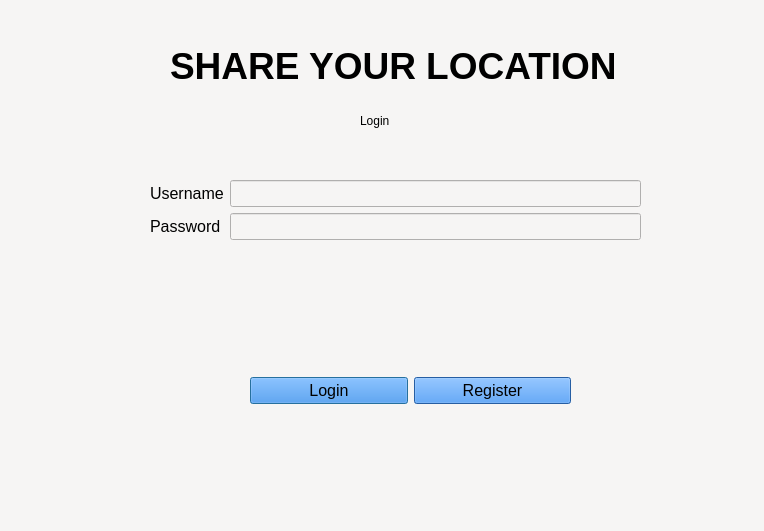
<?xml version="1.0" encoding="UTF-8"?>
<ui version="4.0">
 <class>loginForm</class>
 <widget class="QDialog" name="loginForm">
  <property name="geometry">
   <rect>
    <x>0</x>
    <y>0</y>
    <width>764</width>
    <height>531</height>
   </rect>
  </property>
  <property name="windowTitle">
   <string>Share your location - Log In</string>
  </property>
  <property name="styleSheet">
   <string notr="true">background-color: rgb(246, 245, 244);</string>
  </property>
  <widget class="QLabel" name="label">
   <property name="geometry">
    <rect>
     <x>360</x>
     <y>100</y>
     <width>81</width>
     <height>41</height>
    </rect>
   </property>
   <property name="styleSheet">
    <string notr="true">font: 700 24pt &quot;Ubuntu Condensed&quot;;</string>
   </property>
   <property name="text">
    <string>Login</string>
   </property>
  </widget>
  <widget class="QLabel" name="title">
   <property name="geometry">
    <rect>
     <x>170</x>
     <y>50</y>
     <width>451</width>
     <height>31</height>
    </rect>
   </property>
   <property name="font">
    <font>
     <family>Ubuntu</family>
     <pointsize>28</pointsize>
     <weight>75</weight>
     <bold>true</bold>
    </font>
   </property>
   <property name="text">
    <string>SHARE YOUR LOCATION</string>
   </property>
  </widget>
  <widget class="QWidget" name="horizontalLayoutWidget">
   <property name="geometry">
    <rect>
     <x>250</x>
     <y>350</y>
     <width>321</width>
     <height>81</height>
    </rect>
   </property>
   <layout class="QHBoxLayout" name="horizontalLayout">
    <item>
     <widget class="QPushButton" name="login_btn">
      <property name="font">
       <font>
        <pointsize>12</pointsize>
       </font>
      </property>
      <property name="styleSheet">
       <string notr="true">background-color: rgb(53, 132, 228);</string>
      </property>
      <property name="text">
       <string>Login</string>
      </property>
     </widget>
    </item>
    <item>
     <widget class="QPushButton" name="register_btn">
      <property name="font">
       <font>
        <pointsize>12</pointsize>
       </font>
      </property>
      <property name="styleSheet">
       <string notr="true">background-color: rgb(53, 132, 228);</string>
      </property>
      <property name="text">
       <string>Register</string>
      </property>
     </widget>
    </item>
   </layout>
  </widget>
  <widget class="QWidget" name="verticalLayoutWidget">
   <property name="geometry">
    <rect>
     <x>150</x>
     <y>180</y>
     <width>491</width>
     <height>101</height>
    </rect>
   </property>
   <layout class="QFormLayout" name="formLayout">
    <item row="0" column="0">
     <widget class="QLabel" name="username_label">
      <property name="font">
       <font>
        <pointsize>12</pointsize>
       </font>
      </property>
      <property name="text">
       <string>Username</string>
      </property>
     </widget>
    </item>
    <item row="2" column="0">
     <widget class="QLabel" name="pwd_label">
      <property name="font">
       <font>
        <pointsize>12</pointsize>
       </font>
      </property>
      <property name="text">
       <string>Password</string>
      </property>
     </widget>
    </item>
    <item row="0" column="1">
     <widget class="QLineEdit" name="user_input">
      <property name="font">
       <font>
        <pointsize>12</pointsize>
       </font>
      </property>
      <property name="text">
       <string/>
      </property>
     </widget>
    </item>
    <item row="2" column="1">
     <widget class="QLineEdit" name="pwd_input">
      <property name="font">
       <font>
        <pointsize>12</pointsize>
       </font>
      </property>
      <property name="text">
       <string/>
      </property>
      <property name="echoMode">
       <enum>QLineEdit::Password</enum>
      </property>
     </widget>
    </item>
   </layout>
  </widget>
 </widget>
 <resources/>
 <connections/>
</ui>
